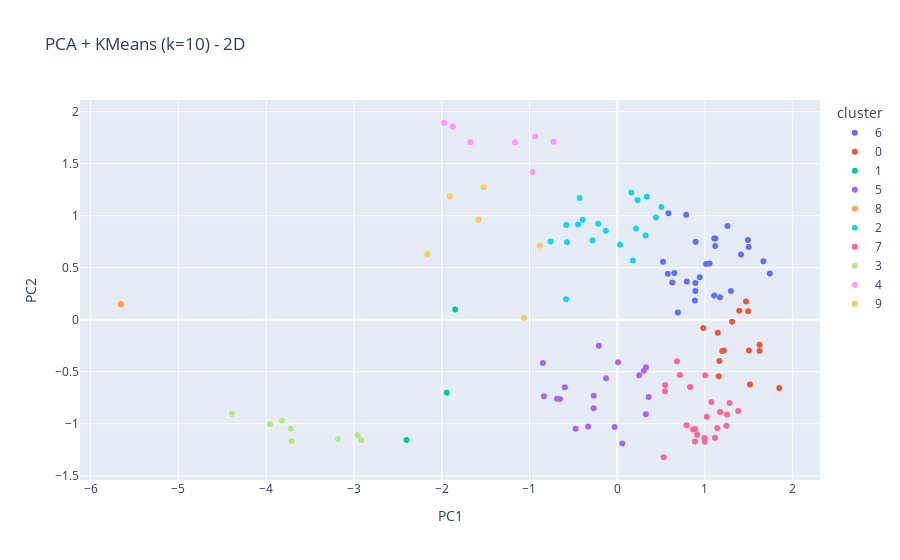

The notebook cell saved with this chart:
### Code cell
from predicting_odor_from_molecular_structure import plotly_pca_kmeans
#plotly_pca_kmeans(similarity, n_components=2, n_clusters=6)
coords, clusters, df_plot = plotly_pca_kmeans(similarity, n_components=2, n_clusters=10)
df_plot

### Figure 1 — Plotly figure (JSON) as saved in the notebook; plotly's stock layout.template omitted (floating-point values rounded to 4 significant figures)
{"data": [{"hovertemplate": "<b>%{hovertext}</b><br><br>cluster=6<br>PC1=%{x}<br>PC2=%{y}<extra></extra>", "hovertext": ["fruity", "woody", "herbal", "fresh", "spicy", "citrus", "rose", "earthy", "balsamic", "powdery", "aldehydic", "honey", "leafy", "jasmin", "clean", "natural", "tobacco", "warm", "orange", "cortex", "violet", "hyacinth", "geranium", "soapy", "hay", "anisic", "anise"], "legendgroup": "6", "marker": {"color": "#636efa", "symbol": "circle"}, "mode": "markers", "name": "6", "orientation": "v", "showlegend": true, "type": "scatter", "x": [1.104, 1.117, 1.498, 1.738, 1.489, 1.411, 1.052, 1.17, 1.256, 1.013, 0.6511, 0.8905, 0.8907, 1.296, 0.8938, 1.665, 0.5836, 0.7854, 0.8843, 0.6275, 1.106, 0.7928, 0.5223, 0.6913, 1.118, 0.5763, 0.9411], "xaxis": "x", "y": [0.232, 0.7092, 0.6991, 0.4446, 0.7658, 0.6269, 0.5389, 0.2158, 0.9013, 0.5362, 0.4483, 0.2747, 0.3526, 0.2749, 0.7484, 0.5615, 1.023, 1.008, 0.1835, 0.3578, 0.7803, 0.3668, 0.5564, 0.07026, 0.7804, 0.4411, 0.4085], "yaxis": "y"}, {"hovertemplate": "<b>%{hovertext}</b><br><br>cluster=0<br>PC1=%{x}<br>PC2=%{y}<extra></extra>", "hovertext": ["green", "sweet", "floral", "fatty", "waxy", "tropical", "oily", "berry", "metallic", "melon", "grape", "grassy", "plum", "weedy", "raspberry"], "legendgroup": "0", "marker": {"color": "#EF553B", "symbol": "circle"}, "mode": "markers", "name": "0", "orientation": "v", "showlegend": true, "type": "scatter", "x": [1.309, 1.391, 1.492, 1.157, 1.622, 1.846, 1.623, 1.5, 1.196, 1.216, 1.513, 0.9808, 1.164, 1.467, 1.146], "xaxis": "x", "y": [-0.02009, 0.08483, 0.08006, -0.5425, -0.2413, -0.6554, -0.3004, -0.2951, -0.302, -0.2957, -0.6235, -0.08047, -0.396, 0.1755, -0.1247], "yaxis": "y"}, {"hovertemplate": "<b>%{hovertext}</b><br><br>cluster=1<br>PC1=%{x}<br>PC2=%{y}<extra></extra>", "hovertext": ["sulfurous", "mild", "burnt"], "legendgroup": "1", "marker": {"color": "#00cc96", "symbol": "circle"}, "mode": "markers", "name": "1", "orientation": "v", "showlegend": true, "type": "scatter", "x": [-2.401, -1.846, -1.942], "xaxis": "x", "y": [-1.157, 0.09761, -0.7024], "yaxis": "y"}, {"hovertemplate": "<b>%{hovertext}</b><br><br>cluster=5<br>PC1=%{x}<br>PC2=%{y}<extra></extra>", "hovertext": ["nutty", "caramellic", "coconut", "mushroom", "buttery", "dairy", "cocoa", "milky", "chocolate", "cucumber", "brown", "lactonic", "bready", "fishy", "almond", "acidic", "sour", "alcoholic", "chemical"], "legendgroup": "5", "marker": {"color": "#ab63fa", "symbol": "circle"}, "mode": "markers", "name": "5", "orientation": "v", "showlegend": true, "type": "scatter", "x": [-0.6517, 0.3272, 0.2499, 0.3284, 0.05823, -0.3315, -0.5969, -0.2674, -0.847, -0.2099, -0.6859, -0.1273, -0.8351, -0.4739, 0.009318, -0.02996, 0.3585, -0.2691, 0.3024], "xaxis": "x", "y": [-0.7633, -0.9097, -0.5333, -0.4572, -1.191, -1.027, -0.6494, -0.7306, -0.4162, -0.2505, -0.7604, -0.5625, -0.7362, -1.048, -0.4082, -1.031, -0.7428, -0.852, -0.4906], "yaxis": "y"}, {"hovertemplate": "<b>%{hovertext}</b><br><br>cluster=8<br>PC1=%{x}<br>PC2=%{y}<extra></extra>", "hovertext": ["odorless", "bland"], "legendgroup": "8", "marker": {"color": "#FFA15A", "symbol": "circle"}, "mode": "markers", "name": "8", "orientation": "v", "showlegend": true, "type": "scatter", "x": [-5.657, -5.657], "xaxis": "x", "y": [0.1479, 0.1479], "yaxis": "y"}, {"hovertemplate": "<b>%{hovertext}</b><br><br>cluster=2<br>PC1=%{x}<br>PC2=%{y}<extra></extra>", "hovertext": ["minty", "phenolic", "dry", "animal", "musk", "cooling", "vanilla", "orris", "muguet", "grapefruit", "lily", "lavender", "leathery", "lemon", "celery", "ozone", "hawthorn", "bergamot", "marine"], "legendgroup": "2", "marker": {"color": "#19d3f3", "symbol": "circle"}, "mode": "markers", "name": "2", "orientation": "v", "showlegend": true, "type": "scatter", "x": [0.4413, 0.03331, 0.503, 0.1794, -0.7588, -0.4281, -0.5822, 0.1606, -0.5811, 0.2135, -0.13, 0.3384, -0.4471, -0.2174, 0.3237, -0.3925, -0.5728, 0.2312, -0.2831], "xaxis": "x", "y": [0.9831, 0.72, 1.083, 0.5681, 0.7517, 1.169, 0.1955, 1.222, 0.9111, 0.877, 0.8558, 1.18, 0.9155, 0.9212, 0.8088, 0.96, 0.7452, 1.15, 0.7637], "yaxis": "y"}, {"hovertemplate": "<b>%{hovertext}</b><br><br>cluster=7<br>PC1=%{x}<br>PC2=%{y}<extra></extra>", "hovertext": ["vegetable", "musty", "creamy", "pineapple", "apple", "ethereal", "pungent", "winey", "pear", "cheesy", "banana", "peach", "cherry", "apricot", "rummy", "sharp", "fermented", "estery", "cognac", "ripe", "strawberry", "juicy", "jammy"], "legendgroup": "7", "marker": {"color": "#FF6692", "symbol": "circle"}, "mode": "markers", "name": "7", "orientation": "v", "showlegend": true, "type": "scatter", "x": [0.5442, 0.7136, 0.546, 1.113, 1.379, 0.9974, 0.8643, 1.245, 1.251, 0.5303, 1.141, 1.02, 1.003, 1.072, 0.8889, 1.172, 0.9936, 0.8853, 0.7901, 0.9101, 0.8302, 1.28, 0.6808], "xaxis": "x", "y": [-0.6874, -0.5324, -0.6289, -1.134, -0.8764, -1.173, -1.055, -1.019, -0.9122, -1.322, -1.04, -0.934, -0.5331, -0.7921, -1.051, -0.8879, -1.136, -1.171, -1.014, -1.107, -0.6464, -0.8009, -0.4004], "yaxis": "y"}, {"hovertemplate": "<b>%{hovertext}</b><br><br>cluster=3<br>PC1=%{x}<br>PC2=%{y}<extra></extra>", "hovertext": ["meaty", "roasted", "onion", "coffee", "garlic", "alliaceous", "savory", "cooked"], "legendgroup": "3", "marker": {"color": "#B6E880", "symbol": "circle"}, "mode": "markers", "name": "3", "orientation": "v", "showlegend": true, "type": "scatter", "x": [-3.182, -3.821, -3.721, -2.957, -4.39, -3.955, -2.918, -3.711], "xaxis": "x", "y": [-1.147, -0.9684, -1.049, -1.109, -0.9075, -1.004, -1.155, -1.168], "yaxis": "y"}, {"hovertemplate": "<b>%{hovertext}</b><br><br>cluster=4<br>PC1=%{x}<br>PC2=%{y}<extra></extra>", "hovertext": ["camphoreous", "amber", "pine", "terpenic", "cedar", "sandalwood", "vetiver"], "legendgroup": "4", "marker": {"color": "#FF97FF", "symbol": "circle"}, "mode": "markers", "name": "4", "orientation": "v", "showlegend": true, "type": "scatter", "x": [-1.163, -0.9645, -0.9346, -0.7257, -1.873, -1.672, -1.972], "xaxis": "x", "y": [1.706, 1.42, 1.762, 1.711, 1.856, 1.706, 1.893], "yaxis": "y"}, {"hovertemplate": "<b>%{hovertext}</b><br><br>cluster=9<br>PC1=%{x}<br>PC2=%{y}<extra></extra>", "hovertext": ["medicinal", "cinnamon", "smoky", "coumarinic", "mentholic", "clove"], "legendgroup": "9", "marker": {"color": "#FECB52", "symbol": "circle"}, "mode": "markers", "name": "9", "orientation": "v", "showlegend": true, "type": "scatter", "x": [-1.521, -0.8825, -2.163, -1.062, -1.909, -1.579], "xaxis": "x", "y": [1.273, 0.7123, 0.6288, 0.01741, 1.187, 0.9634], "yaxis": "y"}], "layout": {"legend": {"title": {"text": "cluster"}, "tracegroupgap": 0}, "title": {"text": "PCA + KMeans (k=10) - 2D"}, "xaxis": {"anchor": "y", "domain": [0, 1], "title": {"text": "PC1"}}, "yaxis": {"anchor": "x", "domain": [0, 1], "title": {"text": "PC2"}}}}
